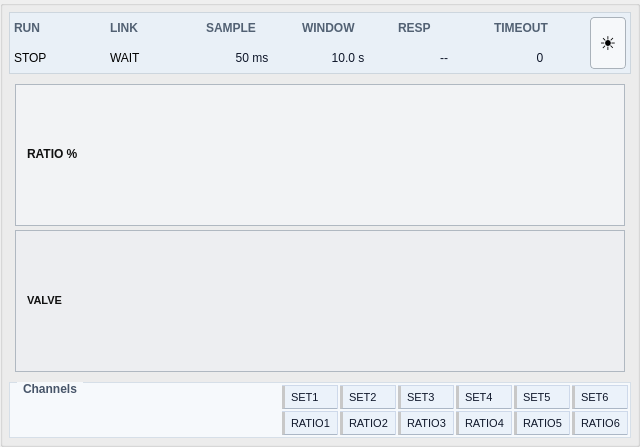
     <widget class="QGroupBox" name="plotPanel">
      <property name="minimumSize">
       <size>
        <width>640</width>
        <height>0</height>
       </size>
      </property>
      <property name="styleSheet">
       <string notr="true">QGroupBox#plotPanel { background-color: rgb(244, 247, 251); border: 1px solid rgb(205, 214, 222); border-radius: 0px; margin-top: 10px; color: rgb(30, 41, 59); font-weight: 600; }
QGroupBox#plotPanel::title { subcontrol-origin: margin; left: 10px; padding: 0 4px; }
QGroupBox#graphSettingsGroup { background-color: rgb(246, 249, 252); border: 1px solid rgb(214, 223, 232); border-radius: 0px; color: rgb(71, 85, 105); font-weight: 600; }
QGroupBox#graphSettingsGroup::title { subcontrol-origin: margin; left: 8px; padding: 0 4px; }</string>
      </property>
      <property name="title">
       <string/>
      </property>
      <layout class="QVBoxLayout" name="plotPanelLayout">
       <property name="spacing">
        <number>4</number>
       </property>
       <property name="leftMargin">
        <number>6</number>
       </property>
       <property name="topMargin">
        <number>6</number>
       </property>
       <property name="rightMargin">
        <number>6</number>
       </property>
       <property name="bottomMargin">
        <number>6</number>
       </property>
       <item>
        <widget class="QFrame" name="graphStatusFrame">
         <property name="minimumSize">
          <size>
           <width>0</width>
           <height>62</height>
          </size>
         </property>
         <property name="maximumSize">
          <size>
           <width>16777215</width>
           <height>62</height>
          </size>
         </property>
         <property name="styleSheet">
          <string notr="true">QFrame#graphStatusFrame { background-color: rgb(233, 240, 247); border: 1px solid rgb(205, 214, 222); border-radius: 0px; }</string>
         </property>
         <property name="frameShape">
          <enum>QFrame::StyledPanel</enum>
         </property>
         <property name="frameShadow">
          <enum>QFrame::Raised</enum>
         </property>
         <layout class="QGridLayout" name="graphStatusLayout">
          <property name="leftMargin">
           <number>4</number>
          </property>
          <property name="topMargin">
           <number>2</number>
          </property>
          <property name="rightMargin">
           <number>4</number>
          </property>
          <property name="bottomMargin">
           <number>2</number>
          </property>
          <property name="spacing">
           <number>4</number>
          </property>
          <item row="0" column="0">
           <widget class="QLabel" name="plotRunCaptionLabel">
            <property name="font">
             <font>
              <weight>75</weight>
              <bold>true</bold>
             </font>
            </property>
            <property name="styleSheet">
             <string notr="true">color: #526173;</string>
            </property>
            <property name="text">
             <string>RUN</string>
            </property>
           </widget>
          </item>
          <item row="1" column="0">
           <widget class="QLabel" name="plotRunValueLabel">
            <property name="text">
             <string>STOP</string>
            </property>
           </widget>
          </item>
          <item row="0" column="1">
           <widget class="QLabel" name="plotRxStateCaptionLabel">
            <property name="font">
             <font>
              <weight>75</weight>
              <bold>true</bold>
             </font>
            </property>
            <property name="styleSheet">
             <string notr="true">color: #526173;</string>
            </property>
            <property name="text">
             <string>LINK</string>
            </property>
           </widget>
          </item>
          <item row="1" column="1">
           <widget class="QLabel" name="plotRxStateValueLabel">
            <property name="text">
             <string>WAIT</string>
            </property>
           </widget>
          </item>
          <item row="0" column="2">
           <widget class="QLabel" name="plotSampleCaptionLabel">
            <property name="font">
             <font>
              <weight>75</weight>
              <bold>true</bold>
             </font>
            </property>
            <property name="styleSheet">
             <string notr="true">color: #526173;</string>
            </property>
            <property name="text">
             <string>SAMPLE</string>
            </property>
           </widget>
          </item>
          <item row="1" column="2">
           <widget class="QLabel" name="plotSampleValueLabel">
            <property name="styleSheet">
             <string notr="true">color: #0F172A; padding: 2px 6px;</string>
            </property>
            <property name="text">
             <string>50 ms</string>
            </property>
            <property name="alignment">
             <set>Qt::AlignCenter</set>
            </property>
           </widget>
          </item>
          <item row="0" column="3">
           <widget class="QLabel" name="plotWindowCaptionLabel">
            <property name="font">
             <font>
              <weight>75</weight>
              <bold>true</bold>
             </font>
            </property>
            <property name="styleSheet">
             <string notr="true">color: #526173;</string>
            </property>
            <property name="text">
             <string>WINDOW</string>
            </property>
           </widget>
          </item>
          <item row="1" column="3">
           <widget class="QLabel" name="plotWindowValueLabel">
            <property name="styleSheet">
             <string notr="true">color: #0F172A; padding: 2px 6px;</string>
            </property>
            <property name="text">
             <string>10.0 s</string>
            </property>
            <property name="alignment">
             <set>Qt::AlignCenter</set>
            </property>
           </widget>
          </item>
          <item row="0" column="4">
           <widget class="QLabel" name="plotLastUpdateCaptionLabel">
            <property name="font">
             <font>
              <weight>75</weight>
              <bold>true</bold>
             </font>
            </property>
            <property name="styleSheet">
             <string notr="true">color: #526173;</string>
            </property>
            <property name="text">
             <string>RESP</string>
            </property>
           </widget>
          </item>
          <item row="1" column="4">
           <widget class="QLabel" name="plotLastUpdateValueLabel">
            <property name="styleSheet">
             <string notr="true">color: #0F172A; padding: 2px 6px;</string>
            </property>
            <property name="text">
             <string>--</string>
            </property>
            <property name="alignment">
             <set>Qt::AlignCenter</set>
            </property>
           </widget>
          </item>
          <item row="0" column="5">
           <widget class="QLabel" name="plotTimeoutCaptionLabel">
            <property name="font">
             <font>
              <weight>75</weight>
              <bold>true</bold>
             </font>
            </property>
            <property name="styleSheet">
             <string notr="true">color: #526173;</string>
            </property>
            <property name="text">
             <string>TIMEOUT</string>
            </property>
           </widget>
          </item>
          <item row="1" column="5">
           <widget class="QLabel" name="plotTimeoutValueLabel">
            <property name="styleSheet">
             <string notr="true">color: #0F172A; padding: 2px 6px;</string>
            </property>
            <property name="text">
             <string>0</string>
            </property>
            <property name="alignment">
             <set>Qt::AlignCenter</set>
            </property>
           </widget>
          </item>
          <item row="0" column="6" rowspan="2">
           <widget class="QPushButton" name="graphThemeToggleButton">
            <property name="minimumSize">
             <size>
              <width>32</width>
              <height>32</height>
             </size>
            </property>
            <property name="maximumSize">
             <size>
              <width>36</width>
              <height>52</height>
             </size>
            </property>
            <property name="font">
             <font>
              <pointsize>14</pointsize>
             </font>
            </property>
            <property name="toolTip">
             <string>Toggle graph theme (Dark / Light)</string>
            </property>
            <property name="styleSheet">
             <string notr="true">QPushButton { border: 1px solid #AAB2BA; border-radius: 4px; background: #F6F8FA; padding: 2px; }
QPushButton:hover { background: #E8EDF2; border-color: #555; }</string>
            </property>
            <property name="text">
             <string>&#x2600;</string>
            </property>
            <property name="checkable">
             <bool>true</bool>
            </property>
           </widget>
          </item>
         </layout>
        </widget>
       </item>
       <item>
        <widget class="QFrame" name="plotHost">
         <property name="minimumSize">
          <size>
           <width>0</width>
           <height>300</height>
          </size>
         </property>
         <property name="styleSheet">
          <string notr="true">QFrame#plotHost { background: transparent; border: none; }</string>
         </property>
         <property name="frameShape">
          <enum>QFrame::NoFrame</enum>
         </property>
         <property name="frameShadow">
          <enum>QFrame::Plain</enum>
         </property>
         <layout class="QVBoxLayout" name="plotHostLayout">
          <property name="spacing">
           <number>4</number>
          </property>
          <property name="leftMargin">
           <number>6</number>
          </property>
          <property name="topMargin">
           <number>6</number>
          </property>
          <property name="rightMargin">
           <number>6</number>
          </property>
          <property name="bottomMargin">
           <number>6</number>
          </property>
          <item>
           <widget class="QFrame" name="ratioPlotFrame">
            <property name="styleSheet">
             <string notr="true">QFrame#ratioPlotFrame { background: #F2F3F5; border: 1px solid #B0B8C1; }</string>
            </property>
            <property name="frameShape">
             <enum>QFrame::NoFrame</enum>
            </property>
            <layout class="QVBoxLayout" name="ratioPlotLayout">
             <property name="spacing"><number>0</number></property>
             <property name="leftMargin"><number>4</number></property>
             <property name="topMargin"><number>2</number></property>
             <property name="rightMargin"><number>4</number></property>
             <property name="bottomMargin"><number>4</number></property>
             <item>
              <widget class="QLabel" name="ratioPlotLabel">
               <property name="styleSheet">
                <string notr="true">color: #111; font-size: 9pt; font-weight: 600; padding: 2px 4px;</string>
               </property>
               <property name="text">
                <string>RATIO %</string>
               </property>
              </widget>
             </item>
            </layout>
           </widget>
          </item>
          <item>
           <widget class="QFrame" name="valvePlotFrame">
            <property name="styleSheet">
             <string notr="true">QFrame#valvePlotFrame { background: #EDEEF1; border: 1px solid #B0B8C1; }</string>
            </property>
            <property name="frameShape">
             <enum>QFrame::NoFrame</enum>
            </property>
            <layout class="QVBoxLayout" name="valvePlotLayout">
             <property name="spacing"><number>0</number></property>
             <property name="leftMargin"><number>4</number></property>
             <property name="topMargin"><number>2</number></property>
             <property name="rightMargin"><number>4</number></property>
             <property name="bottomMargin"><number>4</number></property>
             <item>
              <widget class="QLabel" name="valvePlotLabel">
               <property name="styleSheet">
                <string notr="true">color: #111; font-size: 8pt; font-weight: 600; padding: 2px 4px;</string>
               </property>
               <property name="text">
                <string>VALVE</string>
               </property>
              </widget>
             </item>
            </layout>
           </widget>
          </item>
         </layout>
        </widget>
       </item>
       <item>
        <widget class="QGroupBox" name="graphSettingsGroup">
         <property name="maximumSize">
          <size>
           <width>16777215</width>
           <height>90</height>
          </size>
         </property>
         <property name="title">
          <string>Channels</string>
         </property>
         <layout class="QVBoxLayout" name="graphSettingsLayout">
          <property name="spacing">
           <number>2</number>
          </property>
          <property name="leftMargin">
           <number>2</number>
          </property>
          <property name="topMargin">
           <number>2</number>
          </property>
          <property name="rightMargin">
           <number>2</number>
          </property>
          <property name="bottomMargin">
           <number>2</number>
          </property>
          <item>
           <layout class="QGridLayout" name="legendGridLayout">
            <property name="spacing">
             <number>2</number>
            </property>
            <item row="0" column="0">
             <spacer name="legendSpacer">
              <property name="orientation">
               <enum>Qt::Horizontal</enum>
              </property>
              <property name="sizeHint" stdset="0">
               <size>
                <width>40</width>
                <height>20</height>
               </size>
              </property>
             </spacer>
            </item>
            <item row="0" column="1">
             <widget class="QPushButton" name="legendTx1Button">
              <property name="text">
               <string>SET1</string>
              </property>
              <property name="font">
               <font>
                <pointsize>8</pointsize>
               </font>
              </property>
              <property name="checkable">
               <bool>true</bool>
              </property>
              <property name="checked">
               <bool>true</bool>
              </property>
              <property name="minimumSize">
               <size>
                <width>0</width>
                <height>24</height>
               </size>
              </property>
              <property name="styleSheet">
               <string notr="true">QPushButton {
 background-color: rgb(244, 248, 252);
 color: rgb(71, 85, 105);
 border-top: 1px solid rgb(224, 231, 239);
 border-right: 1px solid rgb(213, 221, 230);
 border-bottom: 1px solid rgb(205, 214, 224);
 border-left: 3px solid rgb(200, 200, 200);
 border-radius: 0px;
 padding: 3px 7px 3px 6px;
 text-align: left;
}
QPushButton:checked {
 background-color: rgb(235, 242, 250);
 color: rgb(15, 23, 42);
 border-top: 1px solid rgb(206, 217, 234);
 border-right: 1px solid rgb(206, 217, 234);
 border-bottom: 1px solid rgb(171, 183, 198);
 border-left: 3px solid rgb(200, 200, 200);
}
QPushButton:pressed {
 background-color: rgb(224, 235, 247);
 color: rgb(15, 23, 42);
}</string>
              </property>
             </widget>
            </item>
            <item row="0" column="2">
             <widget class="QPushButton" name="legendTx2Button">
              <property name="text">
               <string>SET2</string>
              </property>
              <property name="font">
               <font>
                <pointsize>8</pointsize>
               </font>
              </property>
              <property name="checkable">
               <bool>true</bool>
              </property>
              <property name="checked">
               <bool>true</bool>
              </property>
              <property name="minimumSize">
               <size>
                <width>0</width>
                <height>24</height>
               </size>
              </property>
              <property name="styleSheet">
               <string notr="true">QPushButton {
 background-color: rgb(244, 248, 252);
 color: rgb(71, 85, 105);
 border-top: 1px solid rgb(224, 231, 239);
 border-right: 1px solid rgb(213, 221, 230);
 border-bottom: 1px solid rgb(205, 214, 224);
 border-left: 3px solid rgb(200, 200, 200);
 border-radius: 0px;
 padding: 3px 7px 3px 6px;
 text-align: left;
}
QPushButton:checked {
 background-color: rgb(235, 242, 250);
 color: rgb(15, 23, 42);
 border-top: 1px solid rgb(206, 217, 234);
 border-right: 1px solid rgb(206, 217, 234);
 border-bottom: 1px solid rgb(171, 183, 198);
 border-left: 3px solid rgb(200, 200, 200);
}
QPushButton:pressed {
 background-color: rgb(224, 235, 247);
 color: rgb(15, 23, 42);
}</string>
              </property>
             </widget>
            </item>
            <item row="0" column="3">
             <widget class="QPushButton" name="legendTx3Button">
              <property name="text">
               <string>SET3</string>
              </property>
              <property name="font">
               <font>
                <pointsize>8</pointsize>
               </font>
              </property>
              <property name="checkable">
               <bool>true</bool>
              </property>
              <property name="checked">
               <bool>true</bool>
              </property>
              <property name="minimumSize">
               <size>
                <width>0</width>
                <height>24</height>
               </size>
              </property>
              <property name="styleSheet">
               <string notr="true">QPushButton {
 background-color: rgb(244, 248, 252);
 color: rgb(71, 85, 105);
 border-top: 1px solid rgb(224, 231, 239);
 border-right: 1px solid rgb(213, 221, 230);
 border-bottom: 1px solid rgb(205, 214, 224);
 border-left: 3px solid rgb(200, 200, 200);
 border-radius: 0px;
 padding: 3px 7px 3px 6px;
 text-align: left;
}
QPushButton:checked {
 background-color: rgb(235, 242, 250);
 color: rgb(15, 23, 42);
 border-top: 1px solid rgb(206, 217, 234);
 border-right: 1px solid rgb(206, 217, 234);
 border-bottom: 1px solid rgb(171, 183, 198);
 border-left: 3px solid rgb(200, 200, 200);
}
QPushButton:pressed {
 background-color: rgb(224, 235, 247);
 color: rgb(15, 23, 42);
}</string>
              </property>
             </widget>
            </item>
            <item row="0" column="4">
             <widget class="QPushButton" name="legendTx4Button">
              <property name="text">
               <string>SET4</string>
              </property>
              <property name="font">
               <font>
                <pointsize>8</pointsize>
               </font>
              </property>
              <property name="checkable">
               <bool>true</bool>
              </property>
              <property name="checked">
               <bool>true</bool>
              </property>
              <property name="minimumSize">
               <size>
                <width>0</width>
                <height>24</height>
               </size>
              </property>
              <property name="styleSheet">
               <string notr="true">QPushButton {
 background-color: rgb(244, 248, 252);
 color: rgb(71, 85, 105);
 border-top: 1px solid rgb(224, 231, 239);
 border-right: 1px solid rgb(213, 221, 230);
 border-bottom: 1px solid rgb(205, 214, 224);
 border-left: 3px solid rgb(200, 200, 200);
 border-radius: 0px;
 padding: 3px 7px 3px 6px;
 text-align: left;
}
QPushButton:checked {
 background-color: rgb(235, 242, 250);
 color: rgb(15, 23, 42);
 border-top: 1px solid rgb(206, 217, 234);
 border-right: 1px solid rgb(206, 217, 234);
 border-bottom: 1px solid rgb(171, 183, 198);
 border-left: 3px solid rgb(200, 200, 200);
}
QPushButton:pressed {
 background-color: rgb(224, 235, 247);
 color: rgb(15, 23, 42);
}</string>
              </property>
             </widget>
            </item>
            <item row="0" column="5">
             <widget class="QPushButton" name="legendTx5Button">
              <property name="text">
               <string>SET5</string>
              </property>
              <property name="font">
               <font>
                <pointsize>8</pointsize>
               </font>
              </property>
              <property name="checkable">
               <bool>true</bool>
              </property>
              <property name="checked">
               <bool>true</bool>
              </property>
              <property name="minimumSize">
               <size>
                <width>0</width>
                <height>24</height>
               </size>
              </property>
              <property name="styleSheet">
               <string notr="true">QPushButton {
 background-color: rgb(244, 248, 252);
 color: rgb(71, 85, 105);
 border-top: 1px solid rgb(224, 231, 239);
 border-right: 1px solid rgb(213, 221, 230);
 border-bottom: 1px solid rgb(205, 214, 224);
 border-left: 3px solid rgb(200, 200, 200);
 border-radius: 0px;
 padding: 3px 7px 3px 6px;
 text-align: left;
}
QPushButton:checked {
 background-color: rgb(235, 242, 250);
 color: rgb(15, 23, 42);
 border-top: 1px solid rgb(206, 217, 234);
 border-right: 1px solid rgb(206, 217, 234);
 border-bottom: 1px solid rgb(171, 183, 198);
 border-left: 3px solid rgb(200, 200, 200);
}
QPushButton:pressed {
 background-color: rgb(224, 235, 247);
 color: rgb(15, 23, 42);
}</string>
              </property>
             </widget>
            </item>
            <item row="0" column="6">
             <widget class="QPushButton" name="legendTx6Button">
              <property name="text">
               <string>SET6</string>
              </property>
              <property name="font">
               <font>
                <pointsize>8</pointsize>
               </font>
              </property>
              <property name="checkable">
               <bool>true</bool>
              </property>
              <property name="checked">
               <bool>true</bool>
              </property>
              <property name="minimumSize">
               <size>
                <width>0</width>
                <height>24</height>
               </size>
              </property>
              <property name="styleSheet">
               <string notr="true">QPushButton {
 background-color: rgb(244, 248, 252);
 color: rgb(71, 85, 105);
 border-top: 1px solid rgb(224, 231, 239);
 border-right: 1px solid rgb(213, 221, 230);
 border-bottom: 1px solid rgb(205, 214, 224);
 border-left: 3px solid rgb(200, 200, 200);
 border-radius: 0px;
 padding: 3px 7px 3px 6px;
 text-align: left;
}
QPushButton:checked {
 background-color: rgb(235, 242, 250);
 color: rgb(15, 23, 42);
 border-top: 1px solid rgb(206, 217, 234);
 border-right: 1px solid rgb(206, 217, 234);
 border-bottom: 1px solid rgb(171, 183, 198);
 border-left: 3px solid rgb(200, 200, 200);
}
QPushButton:pressed {
 background-color: rgb(224, 235, 247);
 color: rgb(15, 23, 42);
}</string>
              </property>
             </widget>
            </item>
            <item row="1" column="1">
             <widget class="QPushButton" name="legendRx1Button">
              <property name="text">
               <string>RATIO1</string>
              </property>
              <property name="font">
               <font>
                <pointsize>8</pointsize>
               </font>
              </property>
              <property name="checkable">
               <bool>true</bool>
              </property>
              <property name="checked">
               <bool>true</bool>
              </property>
              <property name="minimumSize">
               <size>
                <width>0</width>
                <height>24</height>
               </size>
              </property>
              <property name="styleSheet">
               <string notr="true">QPushButton {
 background-color: rgb(244, 248, 252);
 color: rgb(71, 85, 105);
 border-top: 1px solid rgb(224, 231, 239);
 border-right: 1px solid rgb(213, 221, 230);
 border-bottom: 1px solid rgb(205, 214, 224);
 border-left: 3px solid rgb(200, 200, 200);
 border-radius: 0px;
 padding: 3px 7px 3px 6px;
 text-align: left;
}
QPushButton:checked {
 background-color: rgb(235, 242, 250);
 color: rgb(15, 23, 42);
 border-top: 1px solid rgb(206, 217, 234);
 border-right: 1px solid rgb(206, 217, 234);
 border-bottom: 1px solid rgb(171, 183, 198);
 border-left: 3px solid rgb(200, 200, 200);
}
QPushButton:pressed {
 background-color: rgb(224, 235, 247);
 color: rgb(15, 23, 42);
}</string>
              </property>
             </widget>
            </item>
            <item row="1" column="2">
             <widget class="QPushButton" name="legendRx2Button">
              <property name="text">
               <string>RATIO2</string>
              </property>
              <property name="font">
               <font>
                <pointsize>8</pointsize>
               </font>
              </property>
              <property name="checkable">
               <bool>true</bool>
              </property>
              <property name="checked">
               <bool>true</bool>
              </property>
              <property name="minimumSize">
               <size>
                <width>0</width>
                <height>24</height>
               </size>
              </property>
              <property name="styleSheet">
               <string notr="true">QPushButton {
 background-color: rgb(244, 248, 252);
 color: rgb(71, 85, 105);
 border-top: 1px solid rgb(224, 231, 239);
 border-right: 1px solid rgb(213, 221, 230);
 border-bottom: 1px solid rgb(205, 214, 224);
 border-left: 3px solid rgb(200, 200, 200);
 border-radius: 0px;
 padding: 3px 7px 3px 6px;
 text-align: left;
}
QPushButton:checked {
 background-color: rgb(235, 242, 250);
 color: rgb(15, 23, 42);
 border-top: 1px solid rgb(206, 217, 234);
 border-right: 1px solid rgb(206, 217, 234);
 border-bottom: 1px solid rgb(171, 183, 198);
 border-left: 3px solid rgb(200, 200, 200);
}
QPushButton:pressed {
 background-color: rgb(224, 235, 247);
 color: rgb(15, 23, 42);
}</string>
              </property>
             </widget>
            </item>
            <item row="1" column="3">
             <widget class="QPushButton" name="legendRx3Button">
              <property name="text">
               <string>RATIO3</string>
              </property>
              <property name="font">
               <font>
                <pointsize>8</pointsize>
               </font>
              </property>
              <property name="checkable">
               <bool>true</bool>
              </property>
              <property name="checked">
               <bool>true</bool>
              </property>
              <property name="minimumSize">
               <size>
                <width>0</width>
                <height>24</height>
               </size>
              </property>
              <property name="styleSheet">
               <string notr="true">QPushButton {
 background-color: rgb(244, 248, 252);
 color: rgb(71, 85, 105);
 border-top: 1px solid rgb(224, 231, 239);
 border-right: 1px solid rgb(213, 221, 230);
 border-bottom: 1px solid rgb(205, 214, 224);
 border-left: 3px solid rgb(200, 200, 200);
 border-radius: 0px;
 padding: 3px 7px 3px 6px;
 text-align: left;
}
QPushButton:checked {
 background-color: rgb(235, 242, 250);
 color: rgb(15, 23, 42);
 border-top: 1px solid rgb(206, 217, 234);
 border-right: 1px solid rgb(206, 217, 234);
 border-bottom: 1px solid rgb(171, 183, 198);
 border-left: 3px solid rgb(200, 200, 200);
}
QPushButton:pressed {
 background-color: rgb(224, 235, 247);
 color: rgb(15, 23, 42);
}</string>
              </property>
             </widget>
            </item>
            <item row="1" column="4">
             <widget class="QPushButton" name="legendRx4Button">
              <property name="text">
               <string>RATIO4</string>
              </property>
              <property name="font">
               <font>
                <pointsize>8</pointsize>
               </font>
              </property>
              <property name="checkable">
               <bool>true</bool>
              </property>
              <property name="checked">
               <bool>true</bool>
              </property>
              <property name="minimumSize">
               <size>
                <width>0</width>
                <height>24</height>
               </size>
              </property>
              <property name="styleSheet">
               <string notr="true">QPushButton {
 background-color: rgb(244, 248, 252);
 color: rgb(71, 85, 105);
 border-top: 1px solid rgb(224, 231, 239);
 border-right: 1px solid rgb(213, 221, 230);
 border-bottom: 1px solid rgb(205, 214, 224);
 border-left: 3px solid rgb(200, 200, 200);
 border-radius: 0px;
 padding: 3px 7px 3px 6px;
 text-align: left;
}
QPushButton:checked {
 background-color: rgb(235, 242, 250);
 color: rgb(15, 23, 42);
 border-top: 1px solid rgb(206, 217, 234);
 border-right: 1px solid rgb(206, 217, 234);
 border-bottom: 1px solid rgb(171, 183, 198);
 border-left: 3px solid rgb(200, 200, 200);
}
QPushButton:pressed {
 background-color: rgb(224, 235, 247);
 color: rgb(15, 23, 42);
}</string>
              </property>
             </widget>
            </item>
            <item row="1" column="5">
             <widget class="QPushButton" name="legendRx5Button">
              <property name="text">
               <string>RATIO5</string>
              </property>
              <property name="font">
               <font>
                <pointsize>8</pointsize>
               </font>
              </property>
              <property name="checkable">
               <bool>true</bool>
              </property>
              <property name="checked">
               <bool>true</bool>
              </property>
              <property name="minimumSize">
               <size>
                <width>0</width>
                <height>24</height>
               </size>
              </property>
              <property name="styleSheet">
               <string notr="true">QPushButton {
 background-color: rgb(244, 248, 252);
 color: rgb(71, 85, 105);
 border-top: 1px solid rgb(224, 231, 239);
 border-right: 1px solid rgb(213, 221, 230);
 border-bottom: 1px solid rgb(205, 214, 224);
 border-left: 3px solid rgb(200, 200, 200);
 border-radius: 0px;
 padding: 3px 7px 3px 6px;
 text-align: left;
}
QPushButton:checked {
 background-color: rgb(235, 242, 250);
 color: rgb(15, 23, 42);
 border-top: 1px solid rgb(206, 217, 234);
 border-right: 1px solid rgb(206, 217, 234);
 border-bottom: 1px solid rgb(171, 183, 198);
 border-left: 3px solid rgb(200, 200, 200);
}
QPushButton:pressed {
 background-color: rgb(224, 235, 247);
 color: rgb(15, 23, 42);
}</string>
              </property>
             </widget>
            </item>
            <item row="1" column="6">
             <widget class="QPushButton" name="legendRx6Button">
              <property name="text">
               <string>RATIO6</string>
              </property>
              <property name="font">
               <font>
                <pointsize>8</pointsize>
               </font>
              </property>
              <property name="checkable">
               <bool>true</bool>
              </property>
              <property name="checked">
               <bool>true</bool>
              </property>
              <property name="minimumSize">
               <size>
                <width>0</width>
                <height>24</height>
               </size>
              </property>
              <property name="styleSheet">
               <string notr="true">QPushButton {
 background-color: rgb(244, 248, 252);
 color: rgb(71, 85, 105);
 border-top: 1px solid rgb(224, 231, 239);
 border-right: 1px solid rgb(213, 221, 230);
 border-bottom: 1px solid rgb(205, 214, 224);
 border-left: 3px solid rgb(200, 200, 200);
 border-radius: 0px;
 padding: 3px 7px 3px 6px;
 text-align: left;
}
QPushButton:checked {
 background-color: rgb(235, 242, 250);
 color: rgb(15, 23, 42);
 border-top: 1px solid rgb(206, 217, 234);
 border-right: 1px solid rgb(206, 217, 234);
 border-bottom: 1px solid rgb(171, 183, 198);
 border-left: 3px solid rgb(200, 200, 200);
}
QPushButton:pressed {
 background-color: rgb(224, 235, 247);
 color: rgb(15, 23, 42);
}</string>
              </property>
             </widget>
            </item>
           </layout>
          </item>
         </layout>
        </widget>
       </item>
      </layout>
     </widget>
